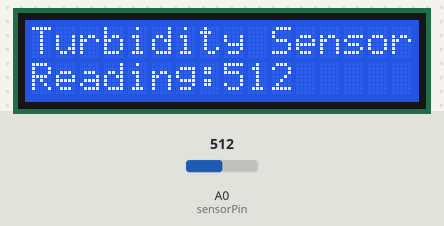
A sketch run on a simulated Arduino Uno, built with avr-gcc and run on an emulated ATmega328P. Parts: 16×2 character LCD. The test bench sets the inputs (shaded band); at power-on: A0 (sensorPin) = 512.

Above: at 1.2 s.
1.3 s: A0 (sensorPin) set to 716
At 3.2 s:
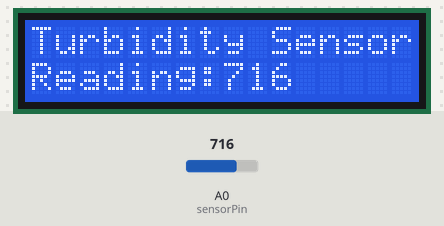
3.5 s: A0 (sensorPin) set to 900
At 5.3 s:
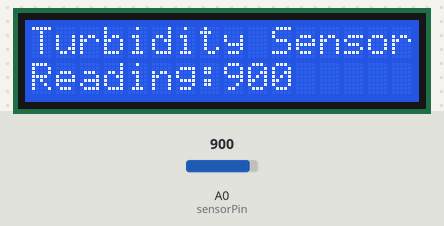
5.6 s: A0 (sensorPin) set to 1023
At 7.2 s:
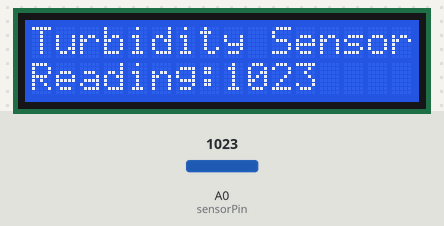
Timing chart, 0 to 8.7 s (numbered marks = the images above; inputs shaded):
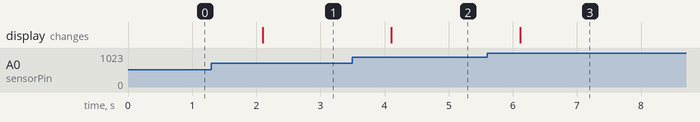

The sketch:

ugg.ino
```cpp
#include <Wire.h>
#include <LiquidCrystal_I2C.h>  // include the library for the I2C LCD display

LiquidCrystal_I2C lcd(0x27,16,2); // set the LCD address and dimensions
int sensorPin = A0;  // connect the output of the turbidity sensor to analog pin A0
int sensorValue = 0; // variable to store the sensor value

void setup() {
  lcd.init();                      // initialize the LCD
  lcd.backlight();                 // turn on the backlight
  lcd.setCursor(0,0);              // set the cursor to the first position on the first line
  lcd.print("Turbidity Sensor");   // display a message on the first line
  lcd.setCursor(0,1);              // set the cursor to the first position on the second line
  lcd.print("Reading:");           // display a message on the second line
}

void loop() {
  sensorValue = analogRead(sensorPin);  // read the sensor value
  lcd.setCursor(8,1);                  // set the cursor to the ninth position on the second line
  lcd.print(sensorValue);              // display the sensor value on the second line
  delay(1000);                          // wait for a second before taking another reading
}
```

Measured:
- after the input at 1.3 s, the display: changes after 0.80 s (image 1)
- after the input at 3.5 s, the display: changes after 0.61 s (image 2)
- after the input at 5.6 s, the display: changes after 0.52 s (image 3)
